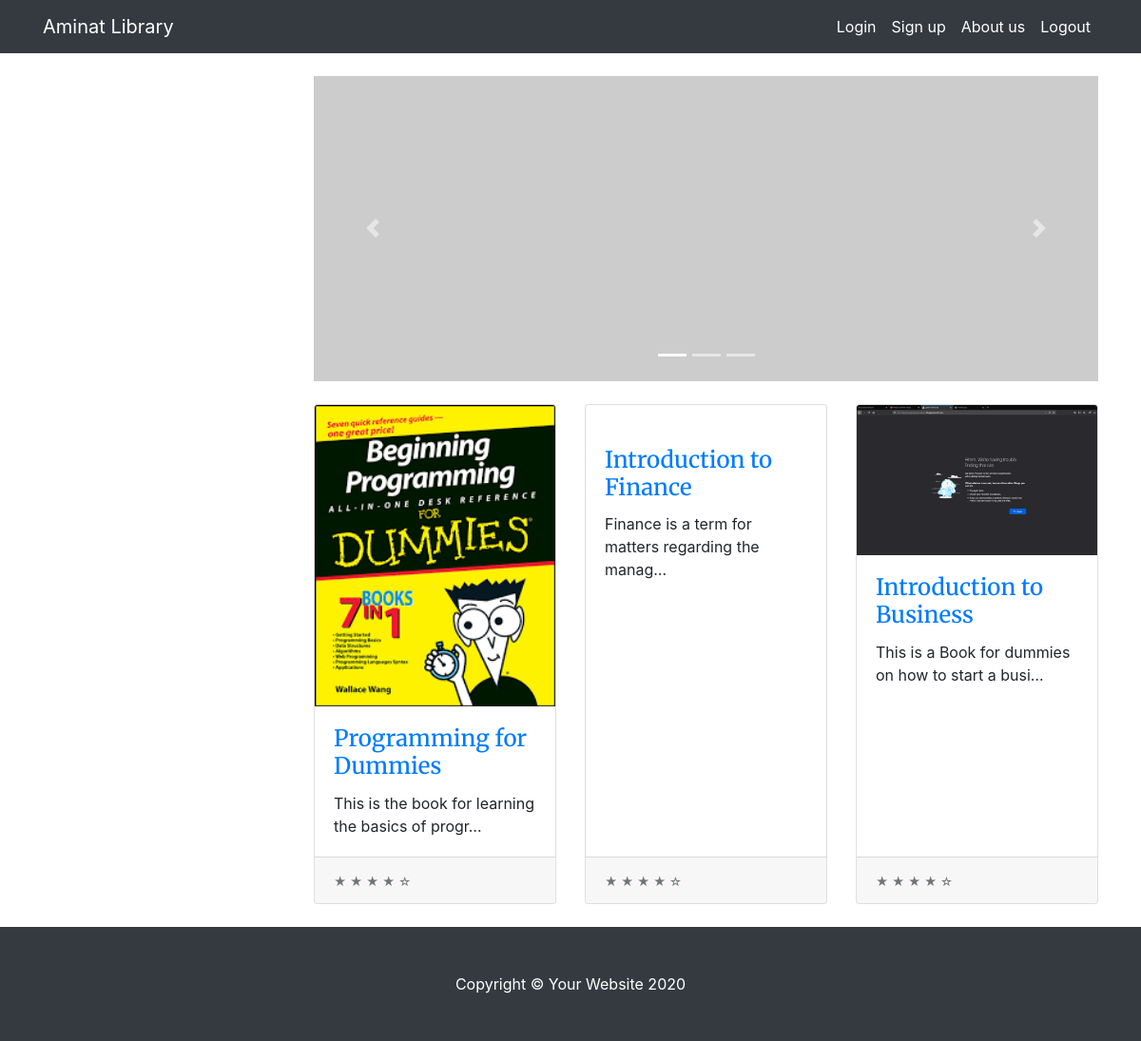
The app's page /books/ (signed in) with its own data.
### Books/models.py (models this page shows, shortened)
class BookList(models.Model):
    book_name = models.CharField(max_length = 50)
    book_description = models.TextField()
    book_image = models.ImageField(upload_to = 'pics', default = 'img.jpg', blank = True, null = True)
    borrowed_by = models.ForeignKey(User, on_delete = models.CASCADE , null=True, blank =True)
    class Meta:
        verbose_name_plural = 'BookList'

### Books/views.py (the view)
# urls.py: path('', BooksFromStorage.as_view(), name ='books_list')
class BooksFromStorage(LoginRequiredMixin,ListView):
    model = BookList
    template_name = 'Books/books.html'
    context_object_name ='allbook'
    ordering = ['-book_name']
    paginate_by = 6

### Books/templates/Books/books.html (shortened to what this page needs)
{% extends  'homes/base.html' %}
{% load static %}
{% block content %}
<!DOCTYPE html>
<html lang="en">
<head>
  <link href="{% static 'Books/vendor/bootstrap/css/bootstrap.min.css' %}" rel="stylesheet">
  <link href="{% static 'Books/css/shop-homepage.css' %}" rel="stylesheet">
</head>
<body>
  <div class="container">
    <div class="row">
      <div class="col-lg-3">
      </div>
      <div class="col-lg-9">
        <div id="carouselExampleIndicators" class="carousel slide my-4" data-ride="carousel">
          <ol class="carousel-indicators">
            <li data-target="#carouselExampleIndicators" data-slide-to="0" class="active"></li>
            <li data-target="#carouselExampleIndicators" data-slide-to="1"></li>
            <li data-target="#carouselExampleIndicators" data-slide-to="2"></li>
          </ol>
          <div class="carousel-inner" role="listbox">
            <div class="carousel-item active">
              <img class="d-block img-fluid" src="http://placehold.it/900x350" alt="First slide">
            </div>
          </div>
          <a class="carousel-control-prev" href="#carouselExampleIndicators" role="button" data-slide="prev">
            <span class="carousel-control-prev-icon" aria-hidden="true"></span>
          </a>
          <a class="carousel-control-next" href="#carouselExampleIndicators" role="button" data-slide="next">
            <span class="carousel-control-next-icon" aria-hidden="true"></span>
          </a>
        </div>
        <div class="row">
          {% for items in allbook %}
          <div class="col-lg-4 col-md-6 mb-4">
            <div class="card h-100">
              <a href="#"><img class="card-img-top" src="{{items.book_image.url}}" alt=""></a>
              <div class="card-body">
                <h4 class="card-title">
                  <a href="#">{{items.book_name}}</a>
                </h4>
                <p class="card-text">{{items.book_description|truncatechars:50}}</p>
              </div>
              <div class="card-footer">
                <small class="text-muted">&#9733; &#9733; &#9733; &#9733; &#9734;</small>
              </div>
            </div>
          </div>
          {% endfor %}
        </div>
      </div>
    </div>
  </div>
</body>
</html>
{% endblock %}

### homes/templates/homes/base.html (shortened to what this page needs)
{% load static %}
<!DOCTYPE html>
<html lang="en">
<head>
  <link href="{% static 'homes/vendor/bootstrap/css/bootstrap.min.css' %}" rel="stylesheet">
  <link href="{% static 'homes/vendor/fontawesome-free/css/all.min.css' %}" rel="stylesheet" type="text/css">
  <link href="{% static 'homes/css/coming-soon.min.css' %}" rel="stylesheet">
</head>
<body>
  <nav class="navbar navbar-expand-lg navbar-dark bg-dark fixed-top">
        <div class="container">
          <a class="navbar-brand" href="{% url 'lms:LandingPage' %}">Aminat Library</a>
          <div class="collapse navbar-collapse" id="navbarResponsive">
            <ul class="navbar-nav ml-auto">
              <li class="nav-item active">
                <a class="nav-link" href="{% url 'register:login' %}">Login
                </a>
              </li>
              <li class="nav-item active">
                <a class="nav-link" href="{% url 'register:SignUp' %}">Sign up</a>
              </li>
              <li class="nav-item active">
                <a class="nav-link" href="#">About us</a>
              </li>
              {% if user.is_authenticated%}
              <li class="nav-item active">
                <a class="nav-link" href="{% url 'register:logout' %}">Logout</a>
              </li>
              {% endif%}
            </ul>
          </div>
        </div>
      </nav>
{% block content %}
{% endblock %}
    <footer class="py-5 bg-dark">
        <div class="container">
            <p class="m-0 text-center text-white">Copyright &copy; Your Website 2020</p>
        </div>
    </footer>
</body>
</html>

### Books/static/Books/css/shop-homepage.css (style rules this page uses)
body { padding-top: 56px; }

### records on screen
BookList: book_image (picture), book_name "Programming for Dummies", book_description "This is the book for learning the basics of progr…"
BookList: book_name "Introduction to Finance", book_description "Finance is a term for matters regarding the manag…"
BookList: book_image (picture), book_name "Introduction to Business", book_description "This is a Book for dummies on how to start a busi…"
